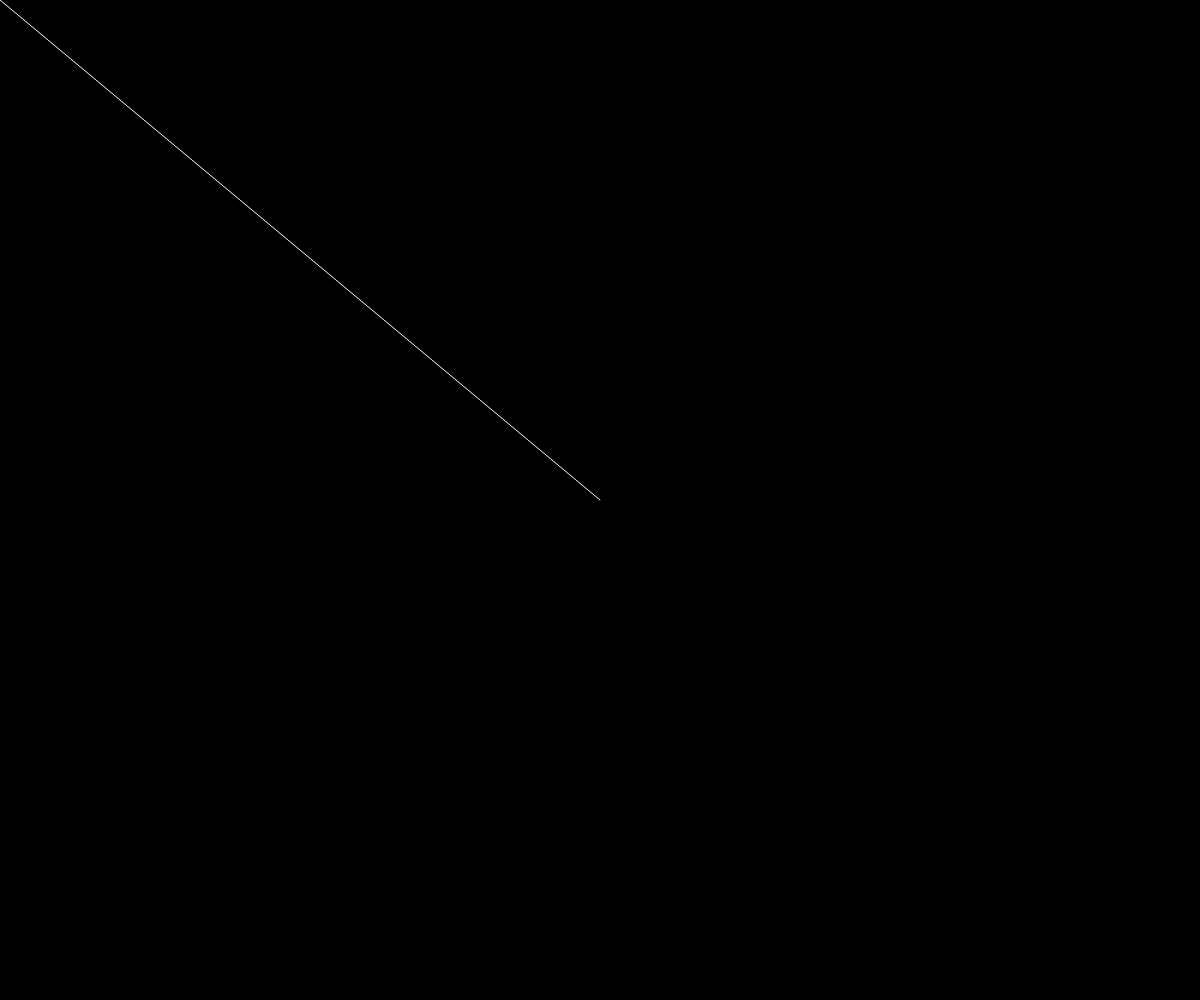
Frame 1 (no input)
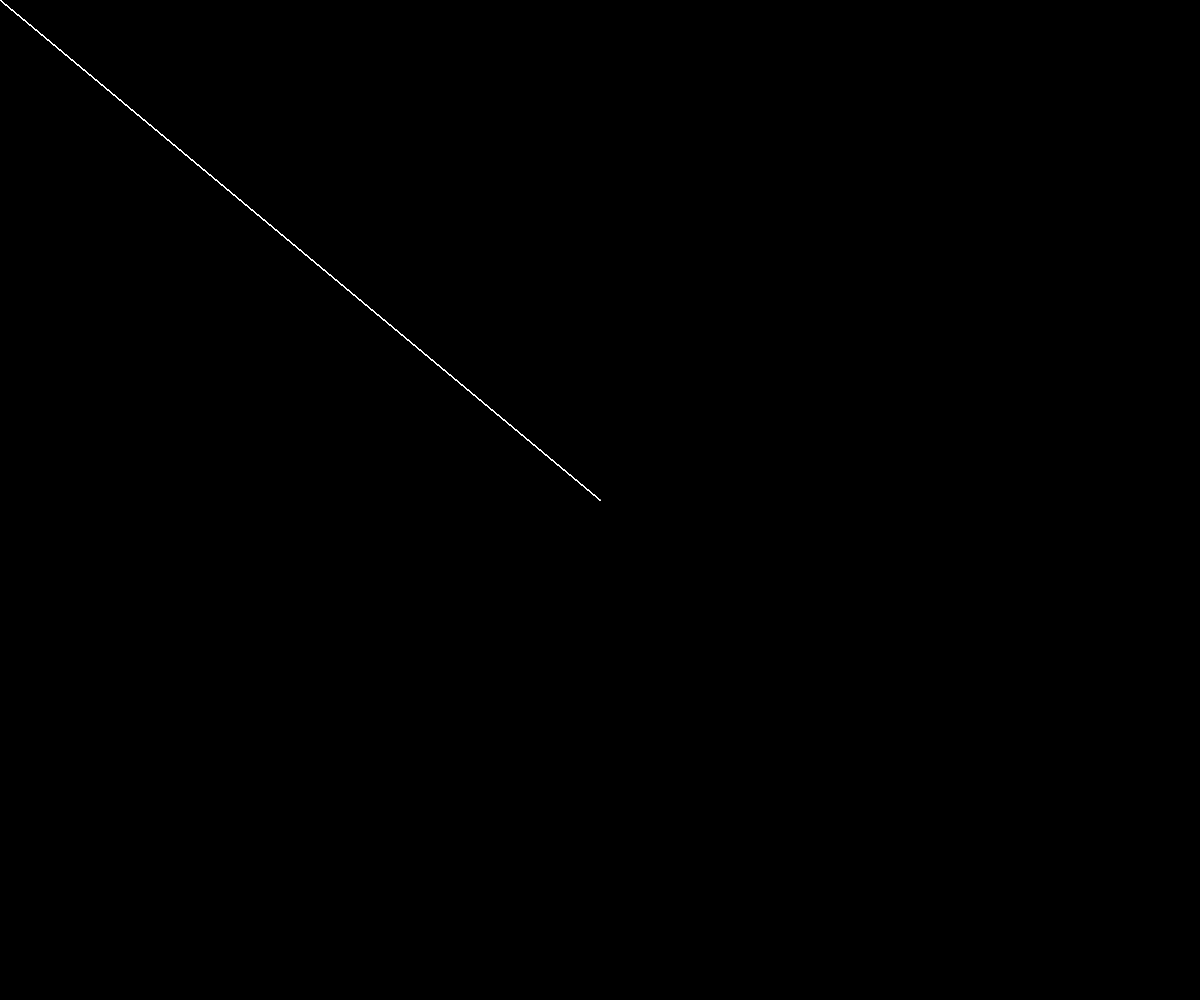
Frame 60 (no input)
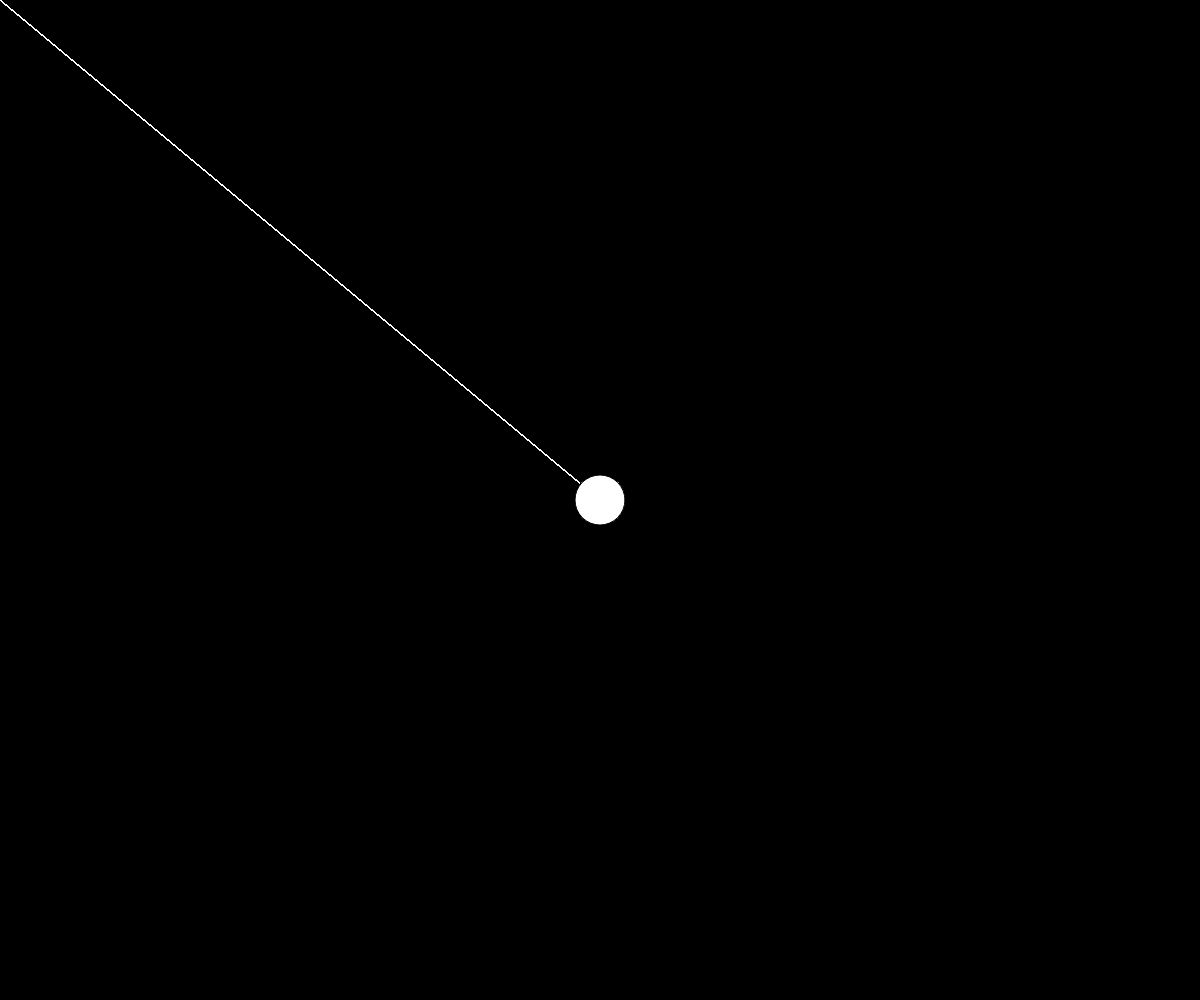
Frame 120 (the mouse pressed at the canvas centre since frame 60)

The p5.js sketch that drew these frames (run headless with seeded random() and noise() and a simulated clock; from frame 60 on, the mouse is pressed at the canvas centre):

// p5.js sketch
// ── sketch.js
let extraCanvas
function setup() {
  createCanvas(windowWidth, windowHeight);
    background(0);
  extraCanvas = createGraphics(width, height)
  extraCanvas.clear()
}

function draw() {

  stroke(255)
  line(mouseX, mouseY, width/2, height/2)
    if (mouseIsPressed) {
      stroke(255, 0, 0)
      fill(255, 0, 0)
    extraCanvas.ellipse(mouseX, mouseY, 50, 50)
  }
  image(extraCanvas, 0, 0)
}

function windowResized(){
  resizeCanvas(windowWidth, windowHeight)
}
